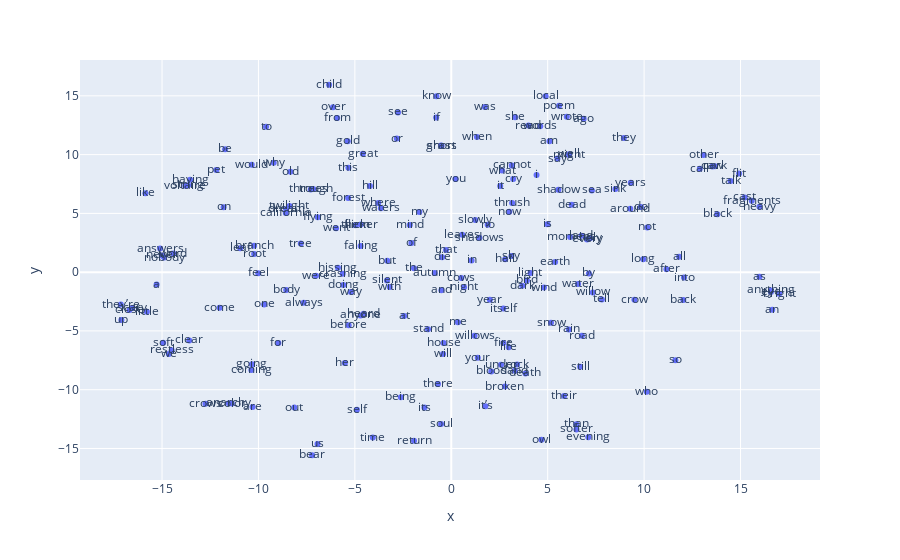

Here is the notebook cell this chart was saved with:
### Code cell
# Graficar los embedddings en 2D
import plotly.graph_objects as go
import plotly.express as px

x_vals, y_vals, labels = reduce_dimensions(w2v_model)

MAX_WORDS=200
fig = px.scatter(x=x_vals[:MAX_WORDS], y=y_vals[:MAX_WORDS], text=labels[:MAX_WORDS])
fig.show() # esto para plotly en colab

### Figure 1 — Plotly figure (JSON) as saved in the notebook; plotly's stock layout.template omitted (floating-point values rounded to 4 significant figures; data arrays with more than 128 entries replaced by an {"elided": "..."} marker saying what was removed)
{"data": [{"hovertemplate": "x=%{x}<br>y=%{y}<br>text=%{text}<extra></extra>", "legendgroup": "", "marker": {"color": "#636efa", "symbol": "circle"}, "mode": "markers+text", "name": "", "orientation": "v", "showlegend": false, "text": {"elided": "200 str values"}, "type": "scatter", "x": {"elided": "200 float values"}, "xaxis": "x", "y": {"elided": "200 float values"}, "yaxis": "y"}], "layout": {"legend": {"tracegroupgap": 0}, "margin": {"t": 60}, "xaxis": {"anchor": "y", "domain": [0, 1], "title": {"text": "x"}}, "yaxis": {"anchor": "x", "domain": [0, 1], "title": {"text": "y"}}}}
